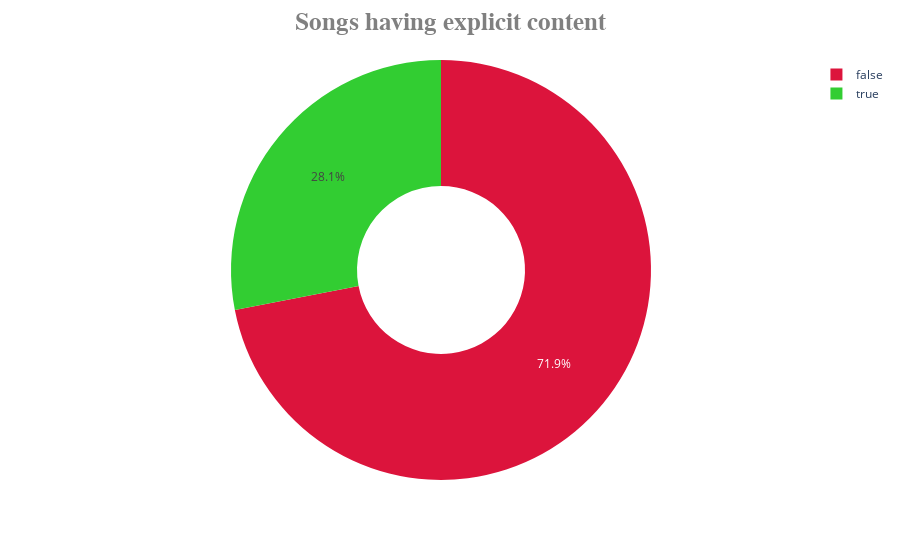

Notebook code cell kept with this figure:
### Code cell
fig=px.pie(df.groupby('explicit', as_index=False).count().sort_values(by='song', ascending=False), names='explicit', 
           values='song', labels={'song':'Total songs', 'explicit':'Explicit'}, hole=.4, 
           color_discrete_sequence=['crimson', 'limegreen'])
fig.update_layout(title_x=0.5, title={'text':'<b>Songs having explicit content</b>','font':{'size':25}}, 
                  title_font_family="Arial", title_font_color="grey")
fig.show()

### Figure 1 — Plotly figure (JSON) as saved in the notebook; plotly's stock layout.template omitted (floating-point values rounded to 4 significant figures)
{"data": [{"domain": {"x": [0, 1], "y": [0, 1]}, "hole": 0.4, "hovertemplate": "Explicit=%{label}<br>Total songs=%{value}<extra></extra>", "labels": [false, true], "legendgroup": "", "name": "", "showlegend": true, "type": "pie", "values": [1295, 505]}], "layout": {"legend": {"tracegroupgap": 0}, "margin": {"t": 60}, "piecolorway": ["crimson", "limegreen"], "title": {"font": {"color": "grey", "family": "Arial", "size": 25}, "text": "<b>Songs having explicit content</b>", "x": 0.5}}}
